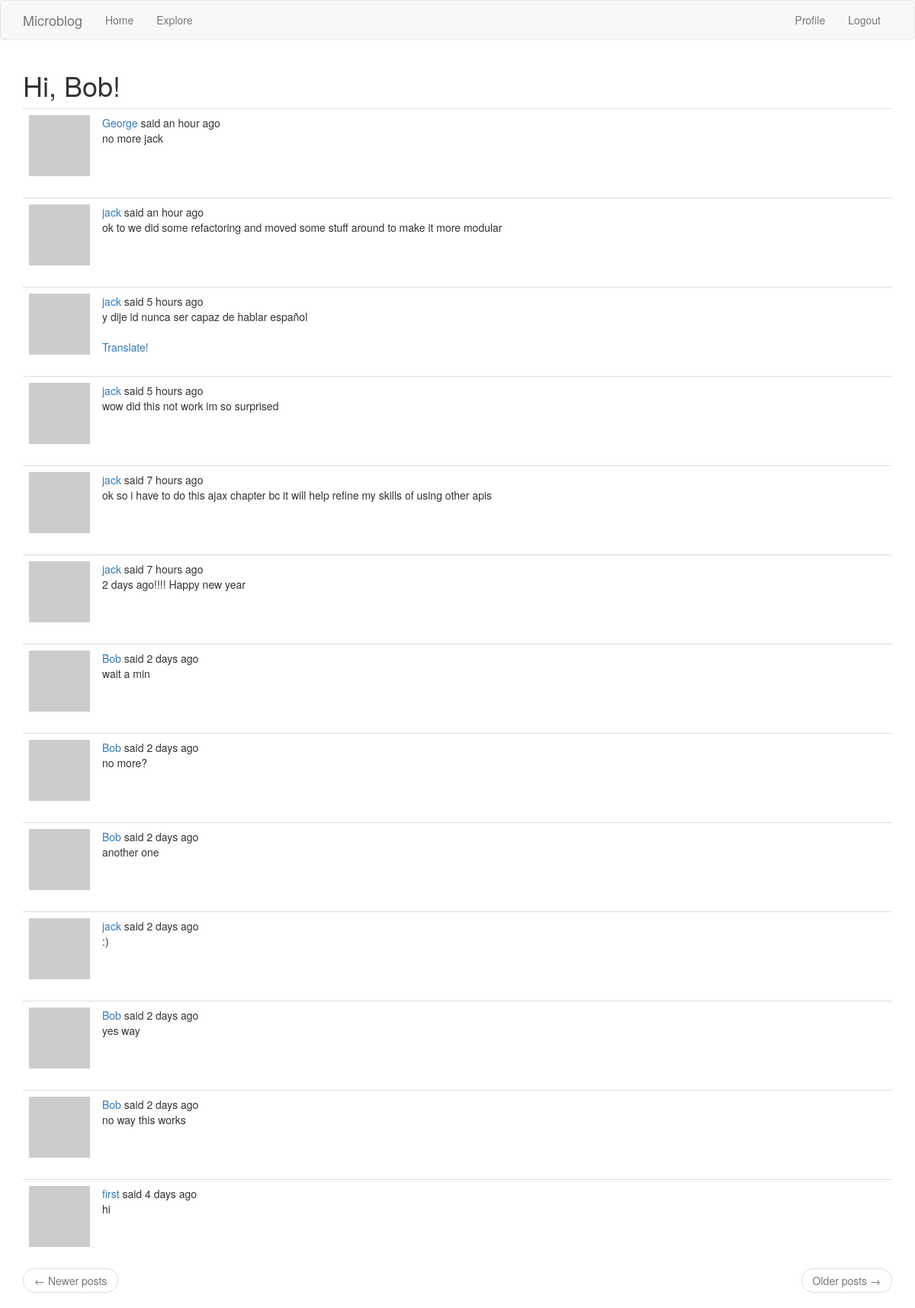
The app's page /explore (signed in) with its own data.
### app/models.py (models this page shows, shortened)
class User(UserMixin, db.Model):
    id = db.Column(db.Integer, primary_key=True)
    username = db.Column(db.String(64), index=True, unique=True)
    email = db.Column(db.String(120), index=True, unique=True)
    password_hash = db.Column(db.String(128))
    posts = db.relationship('Post', backref='author', lazy='dynamic')
    about_me = db.Column(db.String(140))
    last_seen = db.Column(db.DateTime, default=datetime.utcnow())
    followed = db.relationship('User', secondary=followers,
    primaryjoin=(followers.c.follower_id == id),
    secondaryjoin=(followers.c.followed_id == id),
    backref=db.backref('followers', lazy='dynamic'), lazy='dynamic')
    def avatar(self,size):
        digest = md5(self.email.lower().encode('utf-8')).hexdigest()
        return 'https:www.gravatar.com/avatar/{}?d=identicon&s={}'.format(digest, size)

class Post(db.Model):
    id = db.Column(db.Integer, primary_key=True)
    body = db.Column(db.String(140))
    timestamp = db.Column(db.DateTime, index=True, default=datetime.utcnow())
    user_id = db.Column(db.Integer, db.ForeignKey('user.id')) #they are connected by this
    language = db.Column(db.String(5))

### app/main/routes.py (the view)
@bp.route('/explore')
@login_required
def explore():
    page = request.args.get('page',1,type=int)
    posts = Post.query.order_by(Post.timestamp.desc()).paginate(
    page, current_app.config['POSTS_PER_PAGE'], False)
    next_url = url_for('main.explore', page=posts.next_num) if posts.has_next else None
    prev_url = url_for('main.explore', page=posts.prev_num) if posts.has_prev else None
    return render_template('index.html', title='Explore',posts=posts.items,
    next_url=next_url, prev_url=prev_url)

### app/main/routes.py (called while the page is built)
@bp.before_request
def before_request():
    if current_user.is_authenticated:
        current_user.last_seen = datetime.utcnow()
        db.session.commit()
    g.locale = 'en' #str(get_locale()) not working

### app/models.py (called while the page is built)
@login.user_loader
def load_user(id):
    return User.query.get(int(id))

### app/templates/index.html (shortened to what this page needs)
{% extends "base.html" %}
{% import 'bootstrap/wtf.html' as wtf %}
{% block app_content %}
    <h1>Hi, {{ current_user.username }}!</h1>
    {% for post in posts %}
        {% include '_post.html' %}
    {% endfor %}
    <nav aria-label="...">
        <ul class="pager">
            <li class="previous{% if not prev_url %} disabled{% endif %}">
                <a href="{{ prev_url or '#' }}">
                    <span aria-hidden="true">&larr;</span> Newer posts
                </a>
            </li>
            <li class="next{% if not next_url %} disabled{% endif %}">
                <a href="{{ next_url or '#' }}">
                    Older posts <span aria-hidden="true">&rarr;</span>
                </a>
            </li>
        </ul>
    </nav>
{% endblock %}

### app/templates/_post.html (shortened to what this page needs)
<table class="table table-hover">
    <tr>
        <td width="70px">
            <a href="{{ url_for('main.user', username=post.author.username) }}">
                <img src="{{ post.author.avatar(70) }}" />
            </a>
        </td>
        <td>
            {{ _('%(username)s said %(when)s',
                username=user_link, when=moment(post.timestamp).fromNow()) }}
            <br>
            <span id="post{{ post.id }}">{{ post.body }}</span>
            {% if post.language and post.language != g.locale %}
            <br>
            <br>
            <span id="translation{{ post.id }}">
                <a href="javascript:translate(
                            '#post{{ post.id }}',
                            '#translation{{ post.id }}',
                            '{{ post.language }}',
                            '{{ g.locale }}');">{{ _('Translate!') }}</a>
            </span>
            {% endif %}
        </td>
    </tr>
</table>

### records on screen
User: username "Bob"
Post: body "no more jack"
Post: body "ok to we did some refactoring and moved some stuff around to make it more modular"
Post: body "y dije id nunca ser capaz de hablar español"
Post: body "wow did this not work im so surprised"
Post: body "ok so i have to do this ajax chapter bc it will help refine my skills of using other apis"
Post: body "2 days ago!!!! Happy new year"
Post: body "wait a min"
Post: body "no more?"
Post: body "another one"
Post: body ":)"
Post: body "yes way"
Post: body "no way this works"
Post: body "hi"
